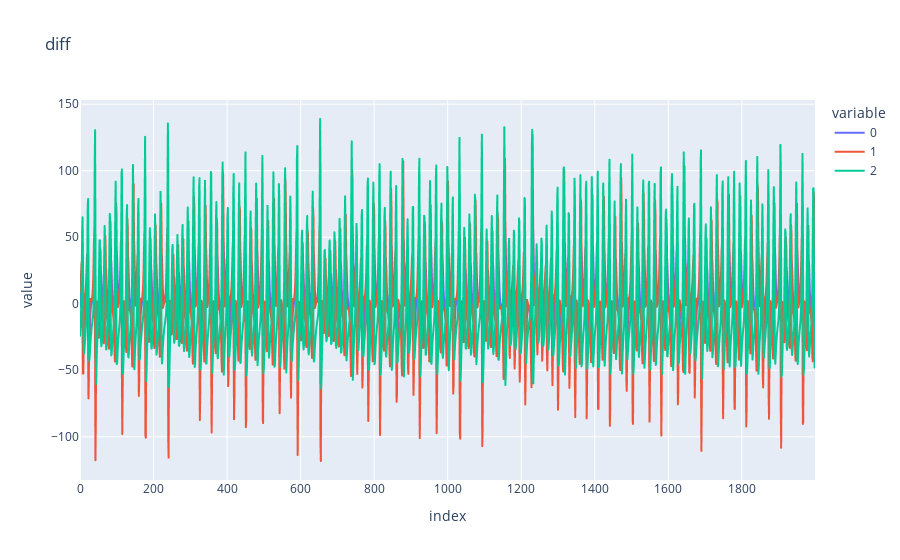

The code cell stored with this chart in its notebook:
### Code cell
data = esn_diff.get_out()
fig = plotting.plot_multiple_1d_time_series(data, title=title)
fig.show()

### Figure 1 — Plotly figure (JSON) as saved in the notebook; plotly's stock layout.template omitted (floating-point values rounded to 4 significant figures; data arrays with more than 128 entries replaced by an {"elided": "..."} marker saying what was removed)
{"data": [{"hovertemplate": "variable=0<br>index=%{x}<br>value=%{y}<extra></extra>", "legendgroup": "0", "line": {"color": "#636efa", "dash": "solid"}, "marker": {"symbol": "circle"}, "mode": "lines", "name": "0", "showlegend": true, "type": "scattergl", "x": {"elided": "2000 int values"}, "xaxis": "x", "y": {"elided": "2000 float values"}, "yaxis": "y"}, {"hovertemplate": "variable=1<br>index=%{x}<br>value=%{y}<extra></extra>", "legendgroup": "1", "line": {"color": "#EF553B", "dash": "solid"}, "marker": {"symbol": "circle"}, "mode": "lines", "name": "1", "showlegend": true, "type": "scattergl", "x": {"elided": "2000 int values"}, "xaxis": "x", "y": {"elided": "2000 float values"}, "yaxis": "y"}, {"hovertemplate": "variable=2<br>index=%{x}<br>value=%{y}<extra></extra>", "legendgroup": "2", "line": {"color": "#00cc96", "dash": "solid"}, "marker": {"symbol": "circle"}, "mode": "lines", "name": "2", "showlegend": true, "type": "scattergl", "x": {"elided": "2000 int values"}, "xaxis": "x", "y": {"elided": "2000 float values"}, "yaxis": "y"}], "layout": {"legend": {"title": {"text": "variable"}, "tracegroupgap": 0}, "title": {"text": "diff"}, "xaxis": {"anchor": "y", "domain": [0.0, 1.0], "title": {"text": "index"}}, "yaxis": {"anchor": "x", "domain": [0.0, 1.0], "title": {"text": "value"}}}}
